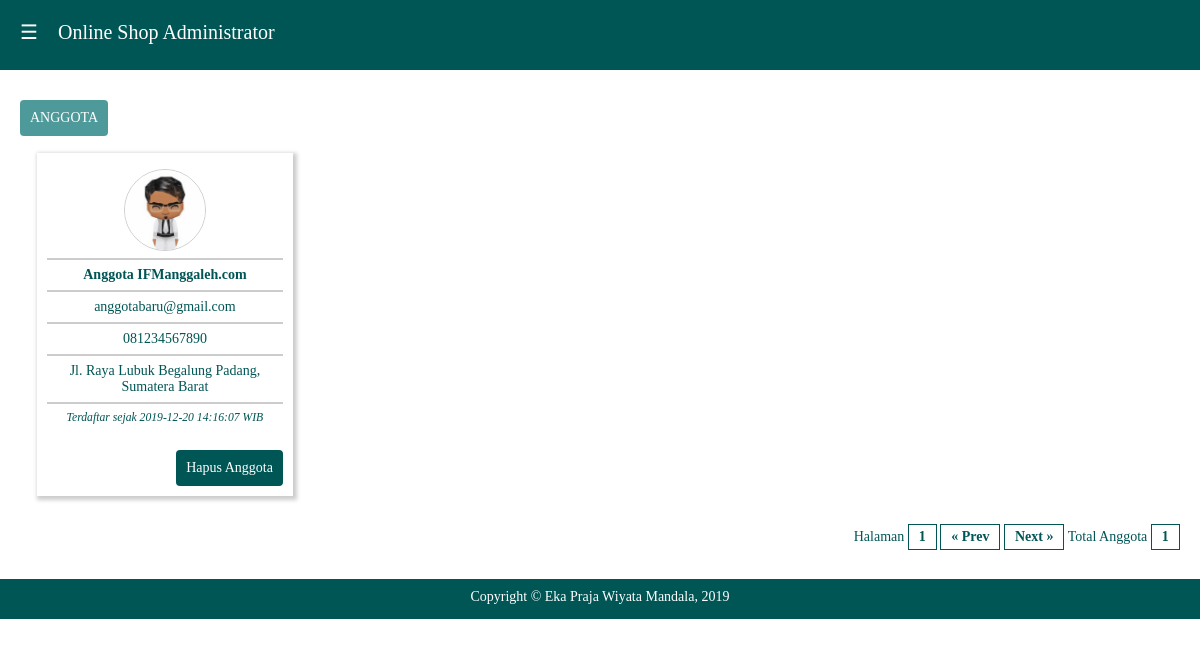
The app's page /admin/index.php?p=anggota (signed in) with its own data.
### tables this page shows
CREATE TABLE IF NOT EXISTS `anggota` (
  `idanggota` int(11) NOT NULL AUTO_INCREMENT,
  `email` varchar(50) NOT NULL,
  `password` varchar(20) NOT NULL,
  `nama` varchar(50) NOT NULL,
  `jk` char(1) NOT NULL,
  `tgllahir` date NOT NULL DEFAULT '0000-00-00',
  `alamat` text NOT NULL,
  `nohp` varchar(15) NOT NULL,
  `foto` text NOT NULL,
  `tgldaftar` datetime NOT NULL DEFAULT '0000-00-00 00:00:00',
  PRIMARY KEY (`idanggota`)
);

### admin/anggota.php (the view)
<button type="button" class='btn btn-dis'>ANGGOTA</button>
<br>
<?php
$batas =  8;
$halaman = $_GET['pg'];
if(empty($halaman)){
	$posisi = 0;
	$halaman = 1;
}else{
	$posisi = ($halaman - 1) * $batas;
}
$sqlag = mysqli_query($kon, "select * from anggota order by tgldaftar desc limit $posisi, $batas");
  while($rag = mysqli_fetch_array($sqlag)){
  	echo "<div class='dh3'>";
	echo "<div class='card'>";
	echo "<div class='isicard' style='text-align:center;'>";
    echo "<br>";
  	echo "<img src='../foto/$rag[foto]' height='80px' style='border-radius:50%;'>
			<hr>
			  <b>$rag[nama]</b>
			  <hr>
			  $rag[email]
			  <hr>
			  $rag[nohp]
			  <hr>
			  $rag[alamat]
			  <hr>
			<small><i>Terdaftar sejak $rag[tgldaftar] WIB </i></small>";
	echo "</div>";
	echo "<div class='kakicard'>";
	echo "<br><a href='?p=anggotadel&idag=$rag[idanggota]'><button type='button' class='btn btn-add'>Hapus Anggota</button></a>";
	echo "</div>";
	echo "</div><br>";
	echo "</div>";
  }
echo "<div class='dh12' align='right'>";
echo "Halaman ";
$sqlhal = mysqli_query($kon, "select * from anggota");
$jmldata = mysqli_num_rows($sqlhal);
$jmlhal = ceil($jmldata/$batas);
for($i=1;$i<=$jmlhal;$i++){
  if ($i == $halaman){
	echo "<span class='kotak'><b>$i</b></span> ";
  }
}
if($halaman > 1){
	$previous=$halaman-1;
	echo "<span class='kotak'><a href=?p=anggota&pg=$previous>&laquo; Prev</a></span> ";
}
else
{
	echo "<span class='kotak'>&laquo; Prev</span> ";
}
if($halaman < $jmlhal){
	$next=$halaman+1;
	echo "<span class='kotak'><a href=?p=anggota&pg=$next>Next &raquo;</a></span>";
}
else{
	echo "<span class='kotak'>Next &raquo;</span>";
}
echo " Total Anggota <span class='kotak'><b>$jmldata</b></span>";
echo "<p></div>";
echo "<p>&nbsp;</p>";
  ?>

### admin/style.css (style rules this page uses)
body { font-family:Cambria; padding:0px; margin:0px; color:#005555; font-size:14px; }
.dh3 { width:24.99% }
.dh12 { width:99.99% }
.dh1, .dh2, .dh3, .dh4, .dh5, .dh6, .dh7, .dh8, .dh9, .dh10, .dh11, .dh12 { float:left; display:inline; margin:0 0%; }
a { color:#005555; text-decoration:none; }
.btn { padding:9px 9px; text-align:center; border:1px solid transparent; border-radius:4px; font-family:Cambria; font-size:14px; margin-top:10px; width:auto; }
.btn-add { color:#FFFFFF; background-color:#005555; cursor:pointer; }
.btn-dis { color:#FFFFFF; background-color:#4E9A9A; }
hr { border:1px solid rgba(0,0,0,0.2); }
.card { margin:17px; min-height:230px; border:thin; box-shadow: 2px 2px 4px 2px rgba(0,0,0,0.2); padding-bottom:10px; }
.isicard { padding-left:10px; padding-right:10px; background-color:#FFFFFF; color:#005555; min-height:185px; font-size:14px; }
.isicard hr, .isicard img { border:1px solid rgba(0,0,0,0.2); }
.kakicard { padding-left:10px; padding-right:10px; background-color:#FFFFFF; color:#005555; text-align:right; min-height:50px; }
.kotak { border:1px solid #005555; color:#005555; padding:4px 10px 5px; font-size:14px; margin:0 0px 0 0; font-weight:bold; }

### records on screen
anggota: foto (picture), nama "Anggota IFManggaleh.com", email "anggotabaru@gmail.com", nohp "081234567890", alamat "Jl. Raya Lubuk Begalung Padang, Sumatera Barat", tgldaftar "2019-12-20 14:16:07"

### other values on screen
$jmldata "1"
